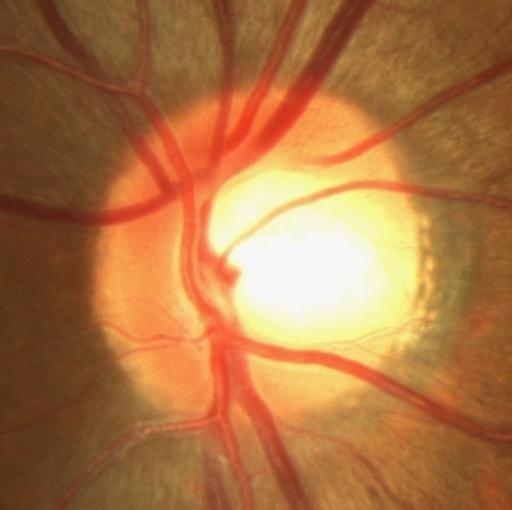
#> input picture segment/demo/images/g0022.jpg, 512 x 510 px
$ python two_stage_save_mask.py
#> lines starting #> are read from the running program, lines starting #| are printed output that depends on the picture; after the words box and inside, x2 and y2 are one past the last pixel; in counts of white or black regions, pixels touching at a corner belong together
import cv2
import numpy as np

"""
我希望在下面的代码的基础上增加一个功能：
第一阶段检测出来的最大圆形区域集为C1，第二阶段检测出来的最大区域记为C2
现在不仅要将C1和C2的轮廓绘制到原图中并进行保存，现在还需要执行的是：
创建一个全为0的图片记为mask，该图片与img的大小一模一样，随后，原图被中C1围住的区域在mask中对应的位置将像素改为255，
原图被中C1围住的区域在mask中对应的位置将像素改为150.然后保存该图片
"""


def find_largest_circle(circles):
    max_radius = 0
    largest_circle = None
    for i in circles[0, :]:
        if i[2] > max_radius:
            max_radius = i[2]
            largest_circle = i
    return largest_circle


# 读取图片并转换为灰度图
img = cv2.imread('../images/g0022.jpg')
#> img is the input picture: shape (510, 512, 3); mean B, G, R 68.8, 116.7, 173.6
gray = cv2.cvtColor(img, cv2.COLOR_BGR2GRAY)
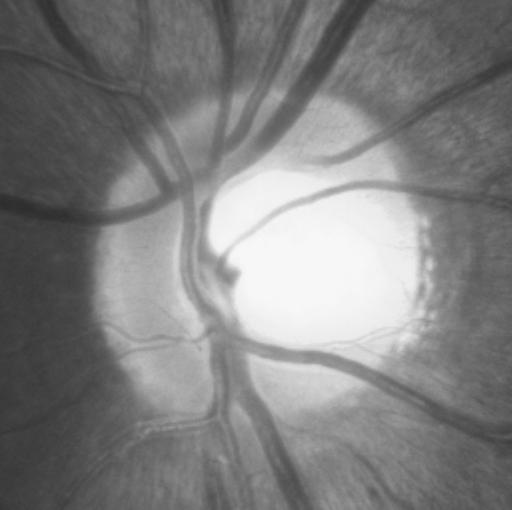
#> gray: shape (510, 512); min 45, max 250, mean 128.2

# 使用中值模糊减少噪音并提高圆形检测的准确性
gray = cv2.medianBlur(gray, 5)

# 使用Hough变换检测圆
circles = cv2.HoughCircles(gray, cv2.HOUGH_GRADIENT, 1, minDist=20,
                           param1=40, param2=60, minRadius=50, maxRadius=0)
#> circles = [[276.5, 263.5, 173.9], [278.5, 241.5, 153.3], [309.5, 227.5, 122.8], [309.5, 289.5, 126.5], [299.5, 266.5, 127.6], [298.5, 244.5, 118.2], [323.5, 248.5, 111.4], [369.5, 270.5, 90.5], [341.5, 257.5, 89.2]]

# 找到最大的圆C1
largest_circle = find_largest_circle(circles)
#> the loop in find_largest_circle, `for i in circles[0, :]:` made 9 passes
#> (max_radius, largest_circle) on pass 1: (173.9, [276.5, 263.5, 173.9])
#> after the loop in find_largest_circle, `for i in circles[0, :]:`: max_radius = 173.9
#> largest_circle = [276.5, 263.5, 173.9]

# 在检测到最大的圆C1和C2后，创建一个新的全零图像
mask = np.zeros_like(img)

if largest_circle is not None:
    center, radius = (int(largest_circle[0]), int(largest_circle[1])), int(
        largest_circle[2])  # Ensure coordinates and radius are integers
#> center = (276, 263); radius = 173
    x, y = max(int(center[0] - radius), 0), max(int(center[1] - radius), 0)
#> x = 103; y = 90
    w, h = int(radius * 2), int(radius * 2)
#> w = 346; h = 346
    stage1_img = gray[y:y + h, x:x + w]
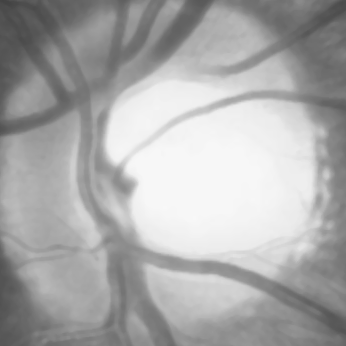
#> stage1_img: shape (346, 346); min 66, max 248, mean 170.3

    # 在stage1_img中继续寻找圆
    circles_stage1 = cv2.HoughCircles(stage1_img, cv2.HOUGH_GRADIENT, 1, minDist=20,
                                      param1=40, param2=60, minRadius=30, maxRadius=0)
#> circles_stage1 = [[192.5, 149.5, 122.5], [204.5, 178.5, 117.7]]

    # 找到在stage1_img中的最大圆C2
    largest_circle_stage1 = find_largest_circle(circles_stage1)
#> the loop in find_largest_circle (call 2), `for i in circles[0, :]:` made 2 passes
#> (max_radius, largest_circle) on pass 1: (122.5, [192.5, 149.5, 122.5])
#> largest_circle_stage1 = [192.5, 149.5, 122.5]
    # 在mask中标记由圆C1围住的区域

    cv2.circle(mask, center, radius, (255, 255, 255), -1)  # -1表示填充圆
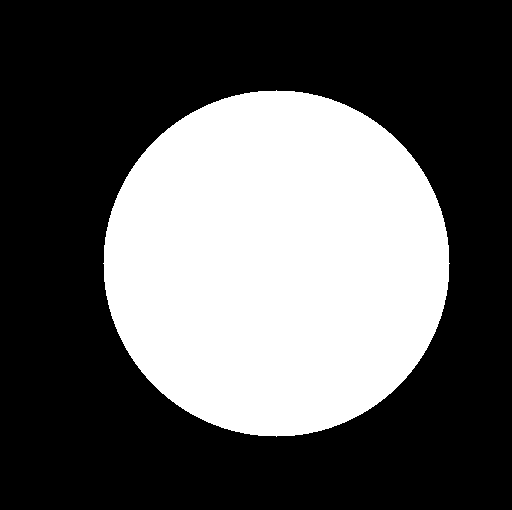
#> mask: shape (510, 512, 3); 36% white; 1 white region, box (x1, y1, x2, y2) and area: (103, 90, 450, 437) 93981

    if largest_circle_stage1 is not None:
        center_stage1 = (
        int(largest_circle_stage1[0] + x), int(largest_circle_stage1[1] + y))  # Ensure center coordinates are integers
#> center_stage1 = (295, 239)
        radius_stage1 = int(largest_circle_stage1[2])  # Ensure radius is an integer
#> radius_stage1 = 122
        cv2.circle(img, center_stage1, 1, (0, 100, 100), 3)
#> img: shape (510, 512, 3); 0.01% of pixels changed, all inside (x1, y1, x2, y2) = (292, 236, 299, 243)
        cv2.circle(img, center_stage1, radius_stage1, (255, 0, 255), 2)
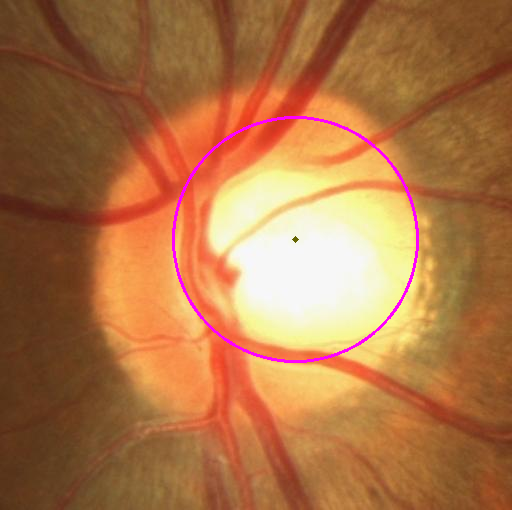
#> img: shape (510, 512, 3); mean B, G, R 70.3, 115.3, 173.7
        # 在mask中标记由圆C2围住的区域
        cv2.circle(mask, center_stage1, radius_stage1, (150, 150, 150), -1)  # -1表示填充圆
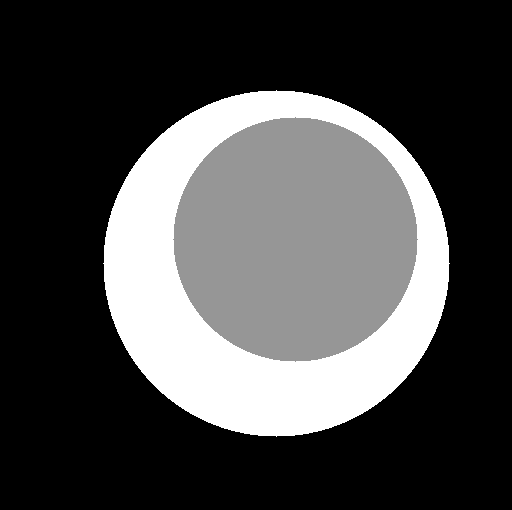
#> mask: shape (510, 512, 3); 17.89% of pixels changed, all inside (x1, y1, x2, y2) = (173, 117, 418, 362)

    # 将最大的圆C1绘制回原图
    center = (int(center[0]), int(center[1]))  # Ensure center coordinates are integers
    radius = int(radius)  # Ensure radius is an integer
    cv2.circle(img, center, 1, (0, 100, 100), 3)
#> img: shape (510, 512, 3); 0.01% of pixels changed, all inside (x1, y1, x2, y2) = (273, 260, 280, 267)
    cv2.circle(img, center, radius, (255, 0, 255), 2)
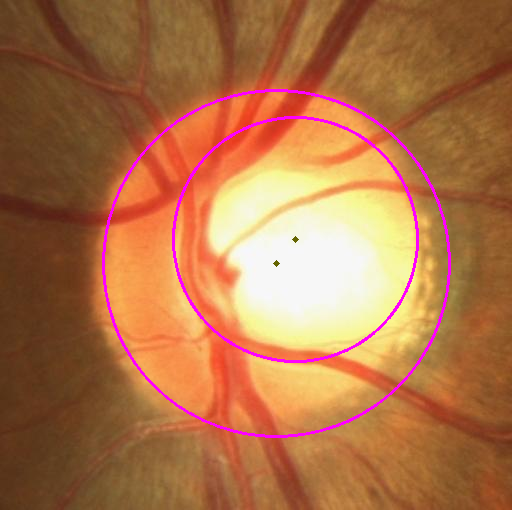
#> img: shape (510, 512, 3); mean B, G, R 72.5, 113.9, 174.3

# 保存处理后的图片
cv2.imwrite('./hough_circles.png', img)
cv2.imwrite('./mask.png', mask)
